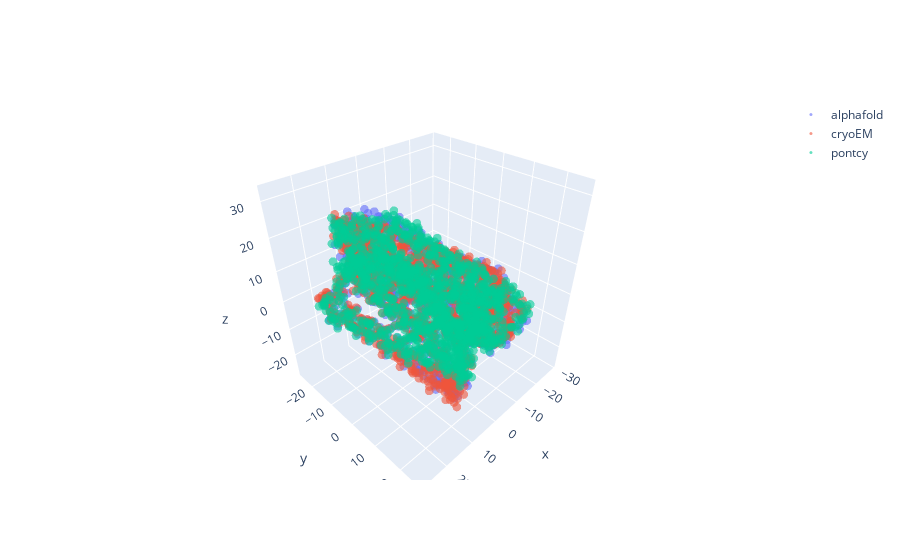

Here is the notebook cell this chart was saved with:
### Code cell
# ploting 3d of backbone overlaying all 3 models 
fig = go.Figure()
for models in np.unique(backbone_df.models):
    fig.add_trace(go.Scatter3d(x=backbone_df.x.iloc[np.where(backbone_df.models == models)], 
                               y=backbone_df.y.iloc[np.where(backbone_df.models == models)], 
                               z=backbone_df.z.iloc[np.where(backbone_df.models == models)],
                               mode="markers",
                               name=models))
fig.update_traces(marker_size=3, opacity = 0.6)
fig.show()

### Figure 1 — Plotly figure (JSON) as saved in the notebook; plotly's stock layout.template omitted (floating-point values rounded to 4 significant figures; data arrays with more than 128 entries replaced by an {"elided": "..."} marker saying what was removed)
{"data": [{"marker": {"size": 3}, "mode": "markers", "name": "alphafold", "opacity": 0.6, "type": "scatter3d", "x": {"elided": "1294 float values"}, "y": {"elided": "1294 float values"}, "z": {"elided": "1294 float values"}}, {"marker": {"size": 3}, "mode": "markers", "name": "cryoEM", "opacity": 0.6, "type": "scatter3d", "x": {"elided": "1294 float values"}, "y": {"elided": "1294 float values"}, "z": {"elided": "1294 float values"}}, {"marker": {"size": 3}, "mode": "markers", "name": "pontcy", "opacity": 0.6, "type": "scatter3d", "x": {"elided": "1294 float values"}, "y": {"elided": "1294 float values"}, "z": {"elided": "1294 float values"}}], "layout": {}}
